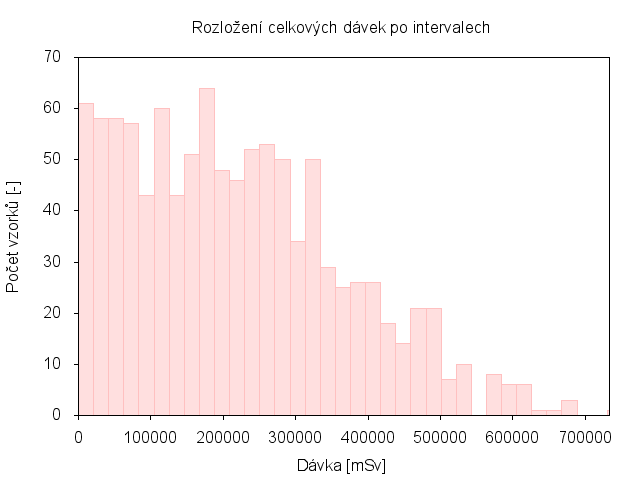

gnuplot code for this plot:
n=35
max=733271
min=3006
width=(max-min)/n
hist(x,width)=width*floor(x/width)+width/2.0
set term png
set output "histogram.png"
set boxwidth width
set style fill solid 0.5
set xrange [0:max]
set tics out nomirror
set xlabel "Dávka [mSv]"
set ylabel "Počet vzorků [-]"
set title "Rozložení celkových dávek po intervalech"
plot "davky.txt" u (hist($1,width)):(1.0) smooth freq w boxes lc rgb"pink" notitle
